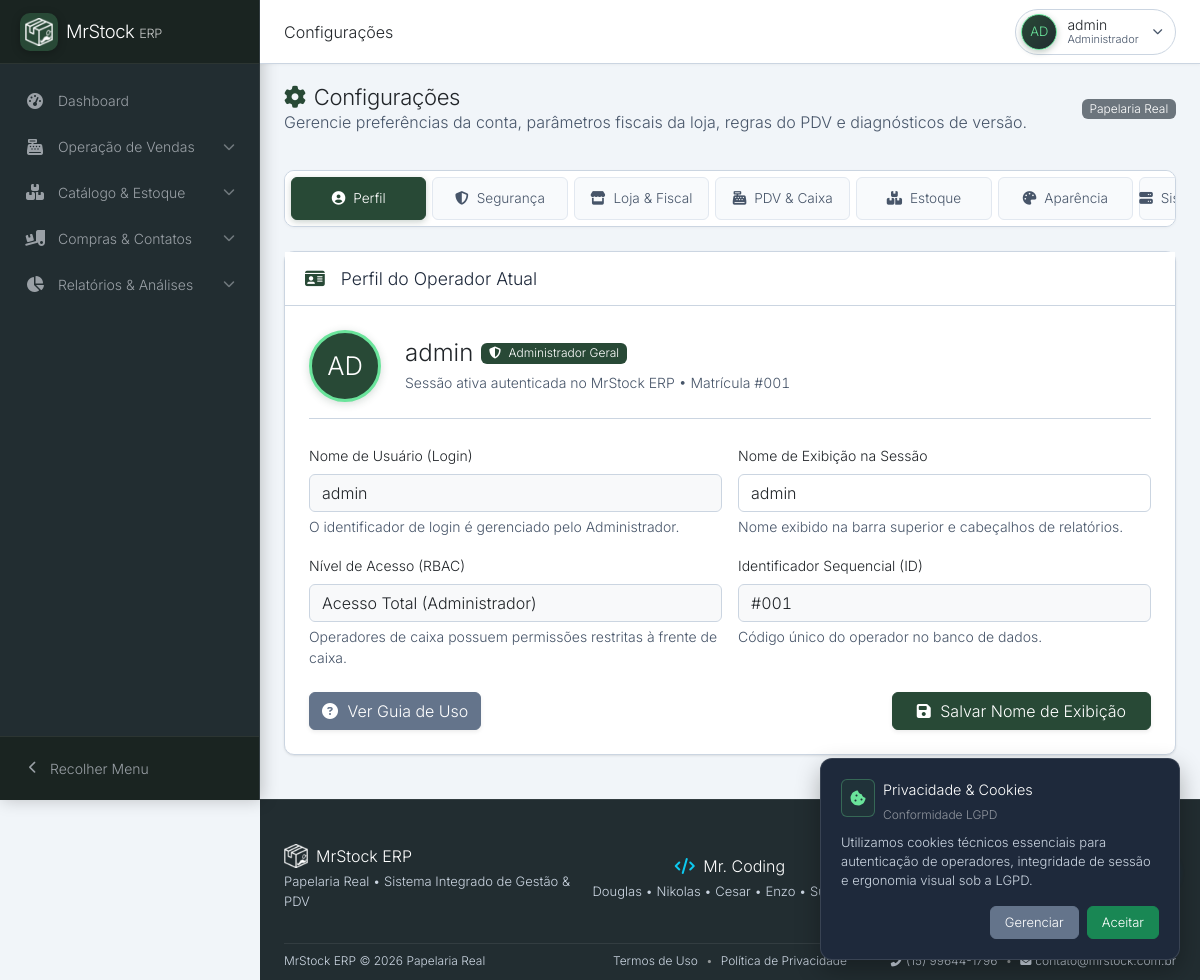
/configuracoes.php (signed in), run on the app's committed database.
### tables this page shows
CREATE TABLE `usuarios` (
  `id` int(11) NOT NULL AUTO_INCREMENT,
  `username` varchar(50) NOT NULL,
  `password` varchar(255) NOT NULL,
  `perfil` enum('admin','caixa') DEFAULT 'caixa',
  PRIMARY KEY (`id`),
  UNIQUE KEY `username` (`username`)
);

### configuracoes.php (the view, shortened to what this page needs)
<?php
require_once __DIR__ . '/inc/functions.php';
$userId   = (int)($_SESSION['user_id'] ?? 1);
$userRole = $_SESSION['user_perfil'] ?? $_SESSION['usuario_nivel'] ?? 'caixa';
$userName = $_SESSION['user_name'] ?? $_SESSION['username'] ?? 'Usuário';
$activeTab    = $_GET['tab'] ?? 'perfil';
$stmtU = $pdo->prepare("SELECT id, username, perfil FROM usuarios WHERE id = ?");
$stmtU->execute([$userId]);
$dadosUsuario = $stmtU->fetch() ?: [
    'id' => $userId,
    'username' => $userName,
    'perfil' => $userRole
];
try {
    $stmtOp = $pdo->query("SELECT id, username, perfil FROM usuarios ORDER BY id ASC");
    $listaOperadores = $stmtOp->fetchAll(PDO::FETCH_ASSOC);
} catch (Exception $e) {
    $listaOperadores = [];
}
require_once __DIR__ . '/inc/header.php';
?>
<div class="content-header d-flex justify-content-between align-items-center mb-3 flex-wrap gap-2">
    <div>
        <h2 class="fw-bold text-dark m-0"><i class="fas fa-gear text-primary me-2"></i>Configurações</h2>
        <p class="text-muted m-0">Gerencie preferências da conta, parâmetros fiscais da loja, regras do PDV e diagnósticos de versão.</p>
    </div>
    <div class="d-flex align-items-center gap-2 flex-wrap">
        <span class="badge bg-secondary text-white small">
            Papelaria Real
        </span>
    </div>
</div>
<div class="content-body">
    <div class="settings-tabs-container mb-4">
        <ul class="settings-nav-tabs" id="configTabs" role="tablist">
            <li class="nav-item" role="presentation">
                <button class="nav-link <?= $activeTab === 'perfil' ? 'active' : '' ?>"
                        id="tab-perfil-btn" data-bs-toggle="pill" data-bs-target="#tab-perfil" type="button" role="tab" aria-controls="tab-perfil" aria-selected="<?= $activeTab === 'perfil' ? 'true' : 'false' ?>">
                    <i class="fas fa-user-circle"></i> <span>Perfil</span>
                </button>
            </li>
            <li class="nav-item" role="presentation">
                <button class="nav-link <?= $activeTab === 'seguranca' ? 'active' : '' ?>"
                        id="tab-seguranca-btn" data-bs-toggle="pill" data-bs-target="#tab-seguranca" type="button" role="tab" aria-controls="tab-seguranca" aria-selected="<?= $activeTab === 'seguranca' ? 'true' : 'false' ?>">
                    <i class="fas fa-shield-halved"></i> <span>Segurança</span>
                </button>
            </li>
            <li class="nav-item" role="presentation">
                <button class="nav-link <?= $activeTab === 'loja' ? 'active' : '' ?>"
                        id="tab-loja-btn" data-bs-toggle="pill" data-bs-target="#tab-loja" type="button" role="tab" aria-controls="tab-loja" aria-selected="<?= $activeTab === 'loja' ? 'true' : 'false' ?>">
                    <i class="fas fa-store"></i> <span>Loja & Fiscal</span>
                </button>
            </li>
            <li class="nav-item" role="presentation">
                <button class="nav-link <?= $activeTab === 'pdv' ? 'active' : '' ?>"
                        id="tab-pdv-btn" data-bs-toggle="pill" data-bs-target="#tab-pdv" type="button" role="tab" aria-controls="tab-pdv" aria-selected="<?= $activeTab === 'pdv' ? 'true' : 'false' ?>">
                    <i class="fas fa-cash-register"></i> <span>PDV & Caixa</span>
                </button>
            </li>
            <li class="nav-item" role="presentation">
                <button class="nav-link <?= $activeTab === 'estoque' ? 'active' : '' ?>"
                        id="tab-estoque-btn" data-bs-toggle="pill" data-bs-target="#tab-estoque" type="button" role="tab" aria-controls="tab-estoque" aria-selected="<?= $activeTab === 'estoque' ? 'true' : 'false' ?>">
                    <i class="fas fa-boxes-stacked"></i> <span>Estoque</span>
                </button>
            </li>
            <li class="nav-item" role="presentation">
                <button class="nav-link <?= $activeTab === 'aparencia' ? 'active' : '' ?>"
                        id="tab-aparencia-btn" data-bs-toggle="pill" data-bs-target="#tab-aparencia" type="button" role="tab" aria-controls="tab-aparencia" aria-selected="<?= $activeTab === 'aparencia' ? 'true' : 'false' ?>">
                    <i class="fas fa-palette"></i> <span>Aparência</span>
                </button>
            </li>
            <li class="nav-item" role="presentation">
                <button class="nav-link <?= $activeTab === 'sistema' ? 'active' : '' ?>"
                        id="tab-sistema-btn" data-bs-toggle="pill" data-bs-target="#tab-sistema" type="button" role="tab" aria-controls="tab-sistema" aria-selected="<?= $activeTab === 'sistema' ? 'true' : 'false' ?>">
                    <i class="fas fa-server"></i> <span>Sistema & Backup</span>
                </button>
            </li>
        </ul>
    </div>
    <div class="tab-content" id="configTabsContent">
        <div class="tab-pane fade <?= $activeTab === 'perfil' ? 'show active' : '' ?>" id="tab-perfil" role="tabpanel" aria-labelledby="tab-perfil-btn">
            <div class="so-card">
                <div class="so-card-header">
                    <h5 class="so-card-title"><i class="fas fa-id-card text-primary me-2"></i>Perfil do Operador Atual</h5>
                </div>
                <div class="so-card-body p-4">
                    <div class="d-flex align-items-center gap-4 mb-4 pb-3 border-bottom flex-wrap">
                        <div class="so-profile-avatar-lg">
                            <?= strtoupper(substr($dadosUsuario['username'], 0, 2)) ?>
                        </div>
                        <div>
                            <div class="d-flex align-items-center gap-2">
                                <h4 class="fw-bold text-dark m-0"><?= htmlspecialchars($dadosUsuario['username']) ?></h4>
                                <span class="badge <?= $dadosUsuario['perfil'] === 'admin' ? 'bg-primary' : 'bg-secondary' ?> text-white">
                                    <i class="fas fa-<?= $dadosUsuario['perfil'] === 'admin' ? 'shield-halved' : 'cash-register' ?> me-1"></i>
                                    <?= $dadosUsuario['perfil'] === 'admin' ? 'Administrador Geral' : 'Operador de Caixa' ?>
                                </span>
                            </div>
                            <p class="text-muted small m-0 mt-1">Sessão ativa autenticada no MrStock ERP &bull; Matrícula <span class="tabular-nums fw-bold"><?= sprintf('#%03d', (int)$dadosUsuario['id']) ?></span></p>
                        </div>
                    </div>
                    <form method="POST" action="<?= BASE_URL ?>/configuracoes.php?tab=perfil">
                        <div class="row g-3 mb-4">
                            <div class="col-md-6 col-12">
                                <label for="perfil_username" class="form-label fw-bold text-dark small">Nome de Usuário (Login)</label>
                                <input type="text" id="perfil_username" class="form-control bg-light" value="<?= htmlspecialchars($dadosUsuario['username']) ?>" readonly disabled>
                                <div class="form-text text-muted">O identificador de login é gerenciado pelo Administrador.</div>
                            </div>
                            <div class="col-md-6 col-12">
                                <label for="nome_exibicao" class="form-label fw-bold text-dark small">Nome de Exibição na Sessão</label>
                                <input type="text" id="nome_exibicao" name="nome_exibicao" class="form-control" value="<?= htmlspecialchars($userName) ?>" required>
                                <div class="form-text text-muted">Nome exibido na barra superior e cabeçalhos de relatórios.</div>
                            </div>
                            <div class="col-md-6 col-12">
                                <label for="perfil_rbac" class="form-label fw-bold text-dark small">Nível de Acesso (RBAC)</label>
                                <input type="text" id="perfil_rbac" class="form-control bg-light" value="<?= $dadosUsuario['perfil'] === 'admin' ? 'Acesso Total (Administrador)' : 'Operacional (Operador de Caixa)' ?>" readonly disabled>
                                <div class="form-text text-muted">Operadores de caixa possuem permissões restritas à frente de caixa.</div>
                            </div>
                            <div class="col-md-6 col-12">
                                <label for="perfil_id_card" class="form-label fw-bold text-dark small">Identificador Sequencial (ID)</label>
                                <input type="text" id="perfil_id_card" class="form-control bg-light tabular-nums" value="<?= sprintf('#%03d', (int)$dadosUsuario['id']) ?>" readonly disabled>
                                <div class="form-text text-muted">Código único do operador no banco de dados.</div>
                            </div>
                        </div>
                        <div class="d-flex justify-content-between align-items-center flex-wrap gap-2">
                            <a href="<?= BASE_URL ?>/ajuda.php" class="btn btn-secondary fw-bold text-white shadow-sm">
                                <i class="fas fa-circle-question me-1"></i> Ver Guia de Uso
                            </a>
                            <button type="submit" class="btn btn-primary fw-bold px-4 shadow-sm text-white">
                                <i class="fas fa-save me-1"></i> Salvar Nome de Exibição
                            </button>
                        </div>
                    </form>
                </div>
            </div>
        </div>
    </div>
</div>
<?php require_once __DIR__ . '/inc/footer.php'; ?>

### data on the page
usuarios: username "AD", username "admin", id "001", perfil "Acesso Total (Administrador)", id "#001"

### other printed values
$group['title'] "Dashboard"
$group['title'] "Operação de Vendas"
$group['title'] "Catálogo & Estoque"
$group['title'] "Compras & Contatos"
$group['title'] "Relatórios & Análises"
$_pageTitleClean "Configurações"
$_uInitials "AD"
$_uName "admin"
$_uLabel "Administrador"
